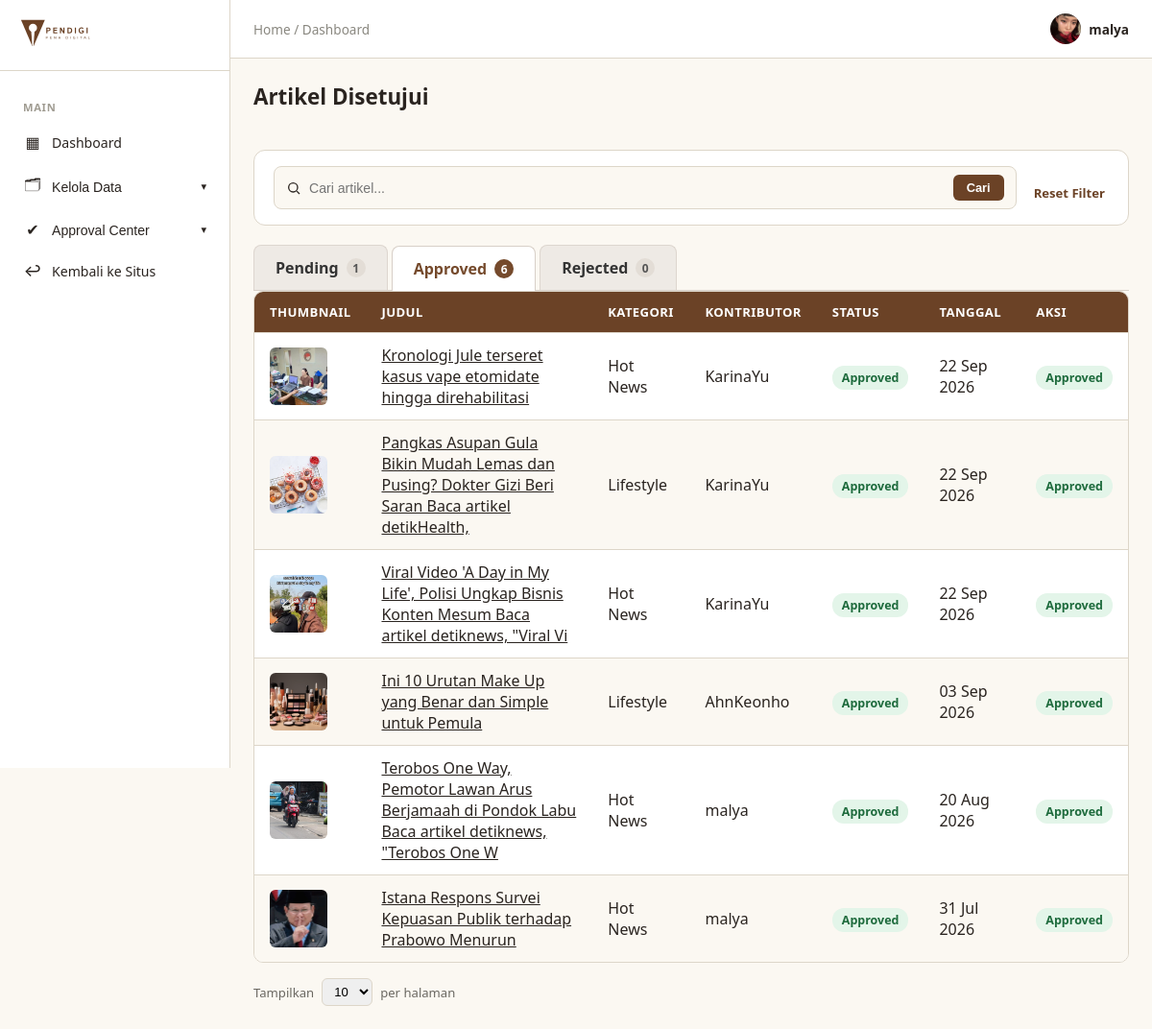
The app's page /articles/kelola/approval-article/approved/ (signed in) with its own data.
### accounts/models.py (models this page shows, shortened)
class Users(AbstractUser):
    role = models.CharField(
        max_length=20,
        choices=Role.choices,
        default=Role.PEMBACA
    )
    status_kontributor = models.CharField(
        max_length=20,
        choices=StatusKontributor.choices,
        default=StatusKontributor.NONE
    )
    profile_picture = models.ImageField(upload_to='profile_pictures/', null=True, blank=True)
    bio = models.CharField(max_length=150, blank=True)
    banner_picture = models.ImageField(
        upload_to='profile_banners/',
        blank=True,
        null=True,
    )
    publisher_id = models.CharField(
        max_length=20,
        unique=True,
        null=True,
        blank=True,
        verbose_name='ID Publisher',
    )

### articles/models.py (models this page shows, shortened)
class Articles(models.Model):
    title = models.CharField(max_length=100)
    thumbnail = models.ImageField(upload_to='articles/thumbnails/', null=True, blank=True)
    content = models.TextField()
    category = models.ForeignKey(Categories, on_delete=models.CASCADE, related_name='articles')
    contributor = models.ForeignKey(
        Users, on_delete=models.CASCADE,
        limit_choices_to={'status_kontributor': StatusKontributor.APPROVED},
        related_name='articles'
    )
    status = models.CharField(
        max_length=20,
        choices=StatusArticle.choices,
        default=StatusArticle.PENDING
    )
    rejection_reason = models.TextField(blank=True)
    is_featured = models.BooleanField(default=False)
    views_count = models.PositiveIntegerField(default=0)
    published_at = models.DateTimeField(null=True, blank=True)
    created_at = models.DateTimeField(auto_now_add=True)
    class Meta:
        ordering = ['-created_at']

class Categories(models.Model):
    name = models.CharField(max_length=50, unique=True)
    class Meta:
        verbose_name_plural = "Categories"

### articles/views.py (the view)
@admin_required
def admin_article_approval(request, status='pending'):
    allowed_statuses = {
        'pending': StatusArticle.PENDING,
        'approved': StatusArticle.APPROVED,
        'rejected': StatusArticle.REJECTED,
    }
    if status not in allowed_statuses:
        return redirect('articles:admin_article_approval')
    articles = Articles.objects.filter(
        status=allowed_statuses[status]
    ).select_related(
        'category',
        'contributor'
    )
    query = request.GET.get('q', '').strip()
    if query:
        articles = articles.filter(
            Q(title__icontains=query) |
            Q(contributor__username__icontains=query) |
            Q(category__name__icontains=query)
        )
    articles = articles.order_by('-created_at')
    try:
        per_page = int(request.GET.get('per_page', 10))
        if per_page not in (10, 25, 50):
            per_page = 10
    except (ValueError, TypeError):
        per_page = 10
    paginator = Paginator(articles, per_page)
    page_number = request.GET.get('page', 1)
    page_obj = paginator.get_page(page_number)
    status_counts = {
        'pending': Articles.objects.filter(
            status=StatusArticle.PENDING
        ).count(),
        'approved': Articles.objects.filter(
            status=StatusArticle.APPROVED
        ).count(),
        'rejected': Articles.objects.filter(
            status=StatusArticle.REJECTED
        ).count(),
    }
    return render(
        request,
        'articles/admin_article_approval.html',
        {
            'articles': page_obj.object_list,
            'page_obj': page_obj,
            'per_page': per_page,
            'per_page_options': [10, 25, 50],
            'search_query': query,
            'article_status': status,
            'status_counts': status_counts,
        }
    )

### articles/context_processor.py (called while the page is built)
def navbar_categories(request):
    return {
        'navbar_categories': Categories.objects.all().order_by('name')
    }

### fiction/context_processors.py (called while the page is built)
def fiction_navigation(request):
    all_tags_raw = (
        Stories.objects
        .filter(status=StatusStory.APPROVED)
        .exclude(tags='')
        .values_list('tags', flat=True)
    )
    unique_tags = set()
    for tag_string in all_tags_raw:
        for tag in tag_string.split():
            tag = tag.strip().lower()
            if tag:
                unique_tags.add(tag)
    return {
        'fiction_tags': sorted(unique_tags),
    }

### interactions/context_processors.py (called while the page is built)
def navbar_notifications(request):
    if not request.user.is_authenticated:
        return {
            'navbar_notifications': [],
            'navbar_unread_count': 0,
        }
    from .models import Activity
    activities = (
        Activity.objects
        .filter(recipient=request.user)
        .select_related(
            'actor',
            'article',
            'chapter',
            'chapter__story',
        )
        .order_by('-created_at')
    )
    return {
        'navbar_notifications': activities[:5],
        'navbar_unread_count': activities.filter(
            is_read=False
        ).count(),
    }

### articles/templates/articles/admin_article_approval.html (shortened to what this page needs)
{% extends 'admin_base.html' %}
{% load static %}
{% block extra_css %}
<link rel="stylesheet" href="{% static 'css/admin.css' %}">
<link rel="stylesheet" href="{% static 'css/table.css' %}">
<link rel="stylesheet" href="{% static 'css/admin-table.css' %}">
{% endblock %}
{% block admin_content %}
<div class="page-header-row">
    <h1 class="admin-page-title">
    {% if article_status == 'pending' %}
        Artikel Menunggu Approval
    {% elif article_status == 'approved' %}
        Artikel Disetujui
    {% elif article_status == 'rejected' %}
        Artikel Ditolak
    {% endif %}
</h1>
</div>
{% include 'partials/table_toolbar.html' with search_placeholder="Cari artikel..." %}
<div class="article-status-tabs">
    <a
        href="{% url 'articles:admin_article_approval_status' 'pending' %}"
        class="article-status-tab {% if article_status == 'pending' %}active{% endif %}"
    >
        Pending
        <span class="tab-count">
            {{ status_counts.pending }}
        </span>
    </a>
    <a
        href="{% url 'articles:admin_article_approval_status' 'approved' %}"
        class="article-status-tab {% if article_status == 'approved' %}active{% endif %}"
    >
        Approved
        <span class="tab-count">
            {{ status_counts.approved }}
        </span>
    </a>
    <a
        href="{% url 'articles:admin_article_approval_status' 'rejected' %}"
        class="article-status-tab {% if article_status == 'rejected' %}active{% endif %}"
    >
        Rejected
        <span class="tab-count">
            {{ status_counts.rejected }}
        </span>
    </a>
</div>
<table class="data-table">
    <thead>
        <tr>
            <th>Thumbnail</th>
            <th>Judul</th>
            <th>Kategori</th>
            <th>Kontributor</th>
            <th>Status</th>
            <th>Tanggal</th>
            <th>Aksi</th>
        </tr>
    </thead>
    <tbody>
        {% for article in articles %}
        <tr>
            <td>
                {% if article.thumbnail %}
                    <img
                        src="{{ article.thumbnail.url }}"
                        class="table-thumb"
                        alt="{{ article.title }}"
                    >
                {% else %}
                    <div class="table-thumb table-thumb-placeholder">
                        📄
                    </div>
                {% endif %}
            </td>
            <td>
                <a
                    href="{% url 'articles:article_detail' article.pk %}"
                    target="_blank"
                >
                    {{ article.title }}
                </a>
            </td>
            <td>
                {{ article.category.name }}
            </td>
            <td>
                {{ article.contributor.username }}
            </td>
            <td>
                {% if article_status == 'pending' %}
                <div class="table-actions">
                    <a
                        href="{% url 'articles:admin_review_article' article.pk %}"
                        class="btn-approve"
                    >
                        Review
                    </a>
                </div>
                {% elif article_status == 'approved' %}
                <span class="status-badge status-approved">
                    Approved
                </span>
                {% elif article_status == 'rejected' %}
                <span class="status-badge status-rejected">
                    Rejected
                </span>
                {% endif %}
            </td>
            <td>
                {{ article.created_at|date:"d M Y" }}
            </td>
            <td>
                {% if article_status == 'pending' %}
<div class="table-actions">
    <form
        action="{% url 'articles:admin_approve_article' article.pk %}"
        method="post"
    >
        {% csrf_token %}
        <button type="submit" class="btn-approve">
            Approve
        </button>
    </form>
    <form
        action="{% url 'articles:admin_reject_article' article.pk %}"
        method="post"
    >
        {% csrf_token %}
        <button type="submit" class="btn-reject">
            Reject
        </button>
    </form>
</div>
{% elif article_status == 'approved' %}
<span class="status-badge status-approved">
    Approved
</span>
{% elif article_status == 'rejected' %}
<span class="status-badge status-rejected">
    Rejected
</span>
{% endif %}
            </td>
        </tr>
        {% endfor %}
    </tbody>
</table>
{% include 'partials/table_pagination.html' %}
{% endblock %}

### templates/admin_base.html (shortened to what this page needs)
{% extends 'base.html' %}
{% load static %}
{% block body %}
  <div class="admin-layout">
    <aside class="admin-sidebar">
      <div class="admin-sidebar-header">
        <img src="{% static 'images/pendigi-logo-tulisan.svg' %}" alt="Pena Digital" class="admin-logo" />
      </div>
      <nav class="admin-nav">
        <span class="admin-nav-group-label">Main</span>
        <a href="{% url 'dashboard' %}" class="admin-nav-link {% if active_menu == 'dashboard' %}is-active{% endif %}"><span class="admin-nav-icon">▦</span> Dashboard</a>
        <div class="admin-nav-dropdown {% if active_menu == 'master' %}is-open{% endif %}">
          <button type="button" class="admin-nav-link admin-nav-dropdown-toggle">
            <span class="admin-nav-icon">🗂</span> Kelola Data
            <span class="admin-nav-caret">▾</span>
          </button>
        </div>
        <div class="admin-nav-dropdown {% if active_menu == 'approval' %}is-open{% endif %}">
          <button type="button" class="admin-nav-link admin-nav-dropdown-toggle">
            <span class="admin-nav-icon">✔</span> Approval Center
            <span class="admin-nav-caret">▾</span>
          </button>
        </div>
        <a href="{% url 'articles:article_list' %}" class="admin-nav-link"><span class="admin-nav-icon">↩</span> Kembali ke Situs</a>
      </nav>
    </aside>
    <div class="admin-main">
      <header class="admin-topbar">
        <div class="admin-breadcrumb">Home / {{ breadcrumb|default:'Dashboard' }}</div>
        <div class="admin-topbar-right">
          <div class="admin-profile">
            {% if user.profile_picture %}
              <img src="{{ user.profile_picture.url }}" class="admin-profile-avatar" />
            {% else %}
              <div class="admin-profile-avatar admin-avatar-placeholder">{{ user.username|first|upper }}</div>
            {% endif %}
            <span>{{ user.username }}</span>
          </div>
        </div>
      </header>
      <main class="admin-content">
        {% block admin_content %}
        {% endblock %}
      </main>
    </div>
  </div>
{% endblock %}

### static/css/base.css (style rules this page uses)
:root { --paper: #FBF8F2; --ink: #2F5D50; --ink-dark: #234840; --brown: #6B4226; --brown-dark: #54331d; --divider: #DDD6C9; --text: #2A2420; }
* { box-sizing: border-box; margin: 0; padding: 0; }
body { font-family: system-ui, -apple-system, sans-serif; background: var(--paper); color: var(--text); }
a { color: inherit; }

### static/css/admin.css (style rules this page uses)
* { box-sizing: border-box; }
.admin-layout { display: flex; min-height: 100vh; background: var(--paper); }
.admin-sidebar { width: 240px; background: #fff; border-right: 1px solid var(--divider); flex-shrink: 0; display: flex; flex-direction: column; position: sticky; top: 0; height: 100vh; overflow-y: auto; }
.admin-sidebar-header { padding: 20px; border-bottom: 1px solid var(--divider); }
.admin-logo { height: 28px; }
.admin-nav { padding: 16px 12px; display: flex; flex-direction: column; gap: 2px; }
.admin-nav-group-label { font-size: 0.7rem; font-weight: 700; text-transform: uppercase; letter-spacing: 0.06em; color: #a09c92; padding: 14px 12px 6px; }
.admin-nav-link { display: flex; align-items: center; gap: 10px; padding: 10px 12px; border-radius: 8px; color: var(--text); text-decoration: none; font-size: 0.88rem; font-weight: 500; background: none; border: none; width: 100%; text-align: left; cursor: pointer; }
.admin-nav-icon { font-size: 1rem; width: 20px; text-align: center; }
.admin-nav-caret { margin-left: auto; font-size: 0.7rem; transition: transform .15s ease; }
.admin-main { flex: 1; min-width: 0; }
.admin-topbar { background: #fff; border-bottom: 1px solid var(--divider); padding: 14px 24px; display: flex; justify-content: space-between; align-items: center; }
.admin-breadcrumb { font-size: 0.85rem; color: #8a8880; }
.admin-topbar-right { display: flex; align-items: center; gap: 18px; }
.admin-profile { display: flex; align-items: center; gap: 8px; font-size: 0.85rem; font-weight: 600; }
.admin-profile-avatar { width: 32px; height: 32px; border-radius: 50%; object-fit: cover; }
.admin-content { padding: 24px; max-width: 1200px; }
.admin-page-title { font-size: 1.4rem; color: var(--text); margin-bottom: 20px; }

### static/css/table.css (style rules this page uses)
.data-table { width: 100%; border-collapse: separate; border-spacing: 0; background: #fff; border: 1px solid var(--divider); border-radius: 10px; overflow: hidden; }
.data-table th, .data-table td { padding: 12px 16px; text-align: left; border-bottom: 1px solid var(--divider); }
.data-table th { background: var(--brown); color: #fff; font-size: 0.82rem; font-weight: 600; text-transform: uppercase; letter-spacing: 0.03em; }
.data-table tbody tr:nth-child(even) { background: var(--paper); }
.data-table tbody tr:last-child td { border-bottom: none; }
.status-badge { padding: 4px 10px; border-radius: 12px; font-size: 0.78rem; font-weight: 600; }
.status-approved { background: #E3F5E9; color: #1e6b3d; }
.table-thumb { width: 60px; height: 60px; object-fit: cover; border-radius: 6px; display: block; }
.page-header-row { display: flex; justify-content: space-between; align-items: center; margin-bottom: 20px; }

### static/css/admin-table.css (style rules this page uses)
.article-status-tabs { display: flex; gap: 4px; margin-top: 20px; border-bottom: 1px solid #d8d0c8; }
.article-status-tab { display: flex; align-items: center; gap: 8px; padding: 12px 22px; background: #eeeae5; color: #333; text-decoration: none; border: 1px solid #ddd6cf; border-bottom: none; border-radius: 8px 8px 0 0; font-weight: 600; transition: 0.2s ease; }
.article-status-tab.active { background: #fff; color: #754a2c; border-color: #d8d0c8; position: relative; bottom: -1px; }
.tab-count { font-size: 12px; min-width: 20px; height: 20px; display: inline-flex; align-items: center; justify-content: center; border-radius: 10px; background: #e3ddd6; color: #555; }
.article-status-tab.active .tab-count { background: #754a2c; color: white; }

### records on screen
Users: profile_picture (picture), username "malya"
Articles: thumbnail (picture), title "Kronologi Jule terseret kasus vape etomidate hingga direhabilitasi", category.name "Hot News", contributor.username "KarinaYu", created_at "22 Sep 2026"
Articles: thumbnail (picture), title "Pangkas Asupan Gula Bikin Mudah Lemas dan Pusing? Dokter Gizi Beri Saran Baca artikel detikHealth,", category.name "Lifestyle", contributor.username "KarinaYu", created_at "22 Sep 2026"
Articles: thumbnail (picture), title "Viral Video 'A Day in My Life', Polisi Ungkap Bisnis Konten Mesum Baca artikel detiknews, \"Viral Vi", category.name "Hot News", contributor.username "KarinaYu", created_at "22 Sep 2026"
Articles: thumbnail (picture), title "Ini 10 Urutan Make Up yang Benar dan Simple untuk Pemula", category.name "Lifestyle", contributor.username "AhnKeonho", created_at "03 Sep 2026"
Articles: thumbnail (picture), title "Terobos One Way, Pemotor Lawan Arus Berjamaah di Pondok Labu Baca artikel detiknews, \"Terobos One W", category.name "Hot News", contributor.username "malya", created_at "20 Aug 2026"
Articles: thumbnail (picture), title "Istana Respons Survei Kepuasan Publik terhadap Prabowo Menurun", category.name "Hot News", contributor.username "malya", created_at "31 Jul 2026"

### other values on screen
{{ breadcrumb|default:'Dashboard' }} "Dashboard"
{{ status_counts.pending }} "1"
{{ status_counts.approved }} "6"
{{ status_counts.rejected }} "0"
form field value "10"
